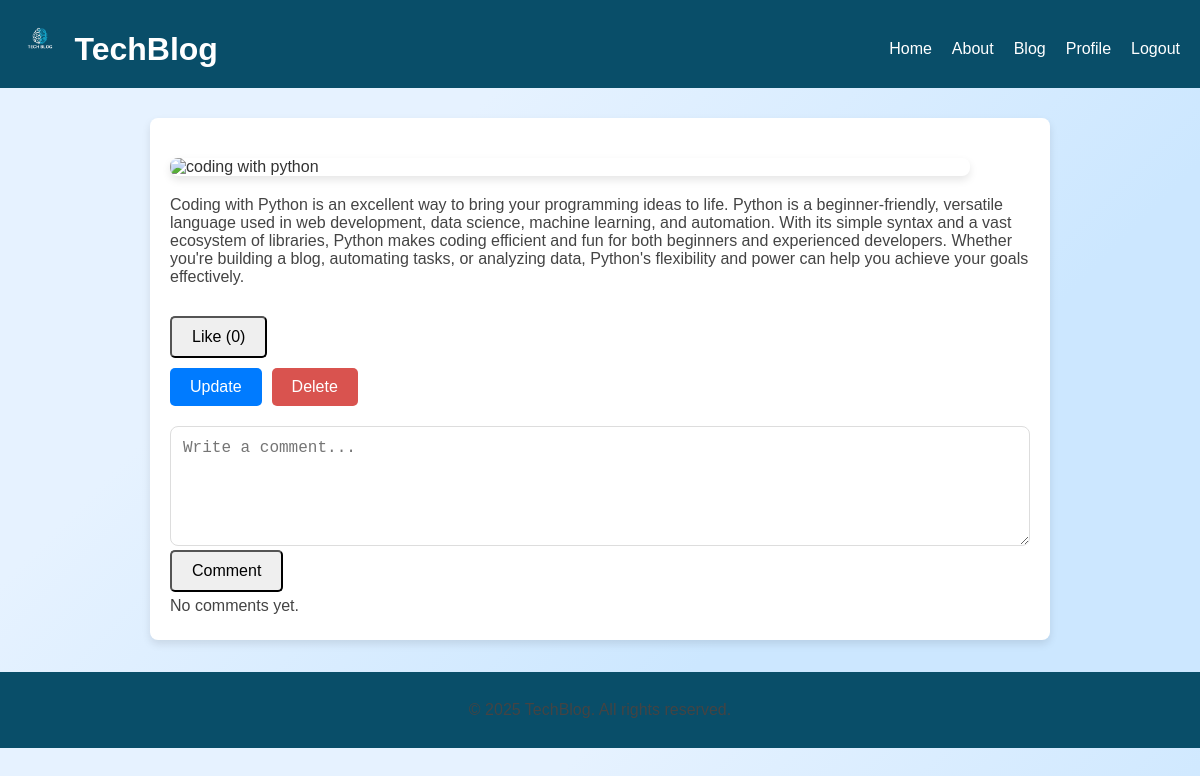
Page /blog/1/ on the committed database.
### myapp/models.py (models this page shows)
class techblog(models.Model):
    title = models.CharField(max_length=100)
    discription = models.TextField()
    photo = CloudinaryField('photo', null=True, blank=True)
    likes = models.PositiveIntegerField(default=0)

### myapp/views.py (the view)
# urls.py: path('blog/<int:post_id>/', post_detail, name='post_detail'),
def post_detail(request, post_id):
    post = get_object_or_404(techblog, id=post_id)
    return render(request, 'post_detail.html', {'post': post})

### template/post_detail.html (shortened to what this page needs)
{% extends "main.html" %}
{% load static %}
{% block body %}
<main>
    <article>
        <img src="{{ post.photo.url }}" alt="{{ post.title }}" class="post-image">
        <p>{{ post.discription }}</p>
    </article>
    <div class="post-actions">
        <button onclick="likePost({{ post.id }})">Like (<span id="like-count-{{ post.id }}">{{ post.likes }}</span>)</button>
    </div>
    <div class="post-actions">
        <a href="{% url 'myapp:update' post.id %}" class="btn-update">Update</a>
        <a href="{% url 'myapp:delete' post.id %}" class="btn-delete" onclick="return confirm('Are you sure you want to delete this post?');">Delete</a>
    </div>
    <div class="comment-section">
        <textarea id="comment-input-{{ post.id }}" placeholder="Write a comment..."></textarea>
        <button onclick="submitComment({{ post.id }})">Comment</button>
    </div>
    <div id="comments-{{ post.id }}">
        {% for comment in post.comments.all %}
            <p><strong>{{ comment.user }}</strong>: {{ comment.text }}</p>
        {% empty %}
            <p>No comments yet.</p>
        {% endfor %}
    </div>
</main>
<link rel="stylesheet" href="{% static 'css/post.css' %}">
{% endblock %}

### template/main.html (shortened to what this page needs)
{% load static %}
{% load cloudinary %}
<!DOCTYPE html>
<html lang="en">
<head>
    <link rel="stylesheet" href="{% static 'css/main.css' %}">
</head>
<body>
    <header>
        <div class="logo">
            <img src="{% static 'images/logo.png' %}" alt="TechBlog Logo">
            <h1>TechBlog</h1>
        </div>
        <nav>
            <ul>
                <li><a href="{% url 'myapp:home' %}">Home</a></li>
                <li><a href="{% url 'myapp:about' %}">About</a></li>
                <li><a href="{% url 'myapp:blog' %}">Blog</a></li>
                <li><a href="{% url 'myapp:profile' %}">Profile</a></li>
                <li><a href="{% url 'myapp:logout' %}">Logout</a></li>
            </ul>
        </nav>
    </header>
    {% block body %}{% endblock %}
    <footer>
        <div class="footer-content">
            <p>&copy; 2025 TechBlog. All rights reserved.</p>
        </div>
    </footer>
</body>
</html>

### static/css/main.css (style rules this page uses)
* { margin: 0; padding: 0; box-sizing: border-box; }
body { font-family: "Arial", sans-serif; background: linear-gradient(135deg, #e6f2ff 30%, #cce7ff 70%); color: #333; }
header { background-color: rgb(9, 78, 105); color: white; padding: 1rem 2rem; display: flex; justify-content: space-between; align-items: center; width: 100%; }
header .logo img { height: 40px; margin-right: 10px; }
header .logo h1 { font-size: 2rem; display: inline; }
header nav ul { list-style: none; display: flex; gap: 20px; }
header nav ul li a { color: white; text-decoration: none; font-size: 1rem; transition: color 0.3s ease-in-out; }
footer { background-color: rgb(9, 78, 105); color: white; text-align: center; padding: 1.5rem; margin-top: 2rem; }

### static/css/post.css (style rules this page uses)
body { font-family: 'Arial', sans-serif; background-color: #f4f4f9; margin: 0; padding: 0; }
header { background-color: rgb(9, 78, 105); color: white; text-align: center; padding: 20px; }
header h1 { margin: 0; font-size: 2.5rem; }
header a { color: #f4f4f9; text-decoration: none; font-size: 1.2rem; margin-top: 10px; display: inline-block; }
main { max-width: 900px; margin: 30px auto; padding: 20px; background-color: white; border-radius: 8px; box-shadow: 0 4px 8px rgba(0, 0, 0, 0.1); }
article { margin-bottom: 30px; }
.post-image { width: 100%; max-width: 800px; height: auto; display: block; margin: 20px 0; border-radius: 8px; box-shadow: 0 4px 8px rgba(0, 0, 0, 0.1); }
.post-actions { display: flex; justify-content: flex-start; gap: 10px; margin-top: 10px; }
button, .btn-update, .btn-delete { padding: 10px 20px; font-size: 1rem; border-radius: 5px; text-decoration: none; cursor: pointer; transition: background-color 0.3s; }
.btn-update { background-color: #007bff; color: white; border: none; }
.btn-delete { background-color: #d9534f; color: white; border: none; }
.comment-section { margin-top: 20px; width: 100%; }
textarea { width: 100%; padding: 12px; font-size: 1rem; border-radius: 8px; border: 1px solid #ddd; resize: vertical; height: 120px; }
p { font-size: 1rem; color: #444; margin: 5px 0; }

### rows in the picture
techblog: discription "Coding with Python is an excellent way to bring your programming ideas to life. Python is a beginner-friendly, versatile language used in web development, data science, machine learning, and automation. With its simple syntax and a vast ecosystem of libraries, Python makes coding efficient and fun for both beginners and experienced developers. Whether you're building a blog, automating tasks, or analyzing data, Python's flexibility and power can help you achieve your goals effectively.", likes "0", id "Write a comment..."
